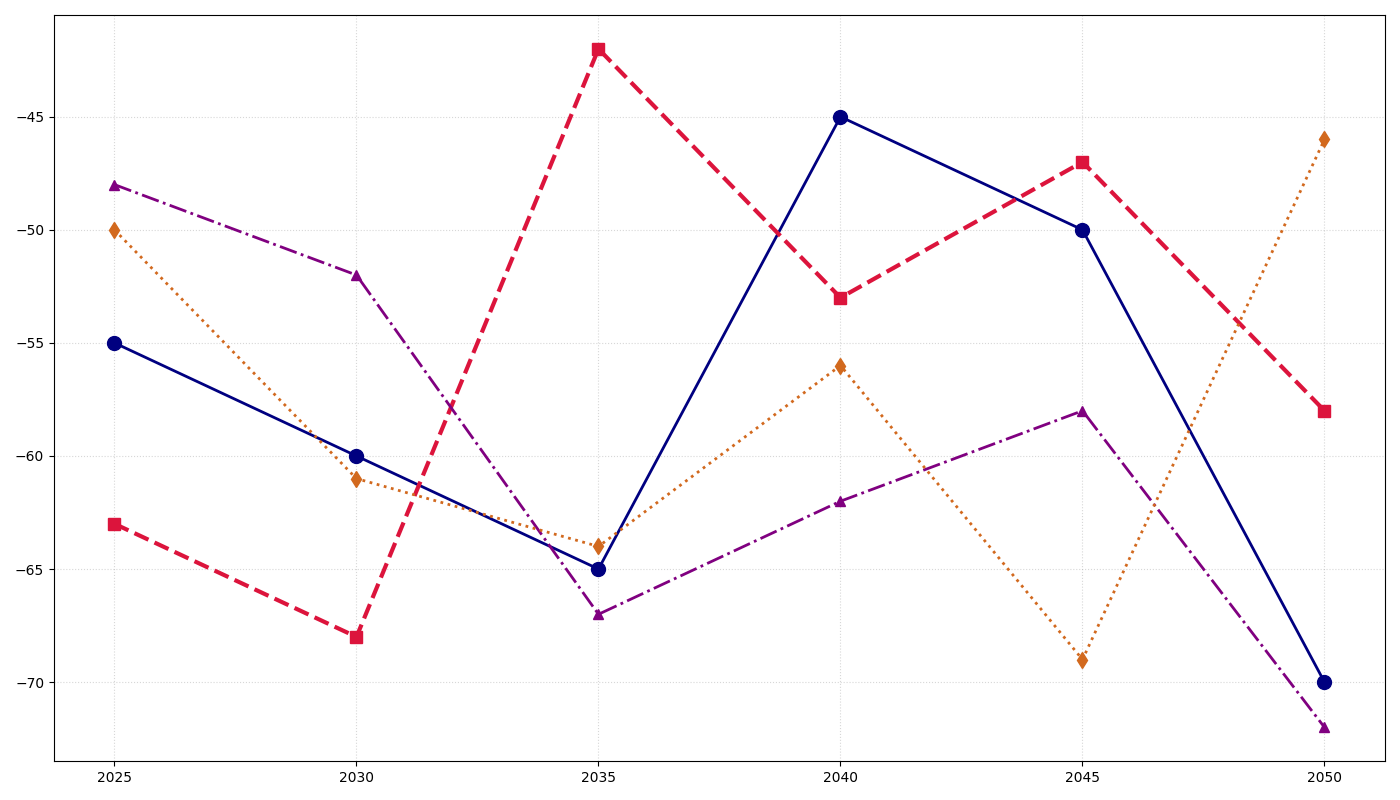

This chart was generated by the following Python code:
import matplotlib.pyplot as plt
import numpy as np

years = np.array([2025, 2030, 2035, 2040, 2045, 2050])
# Shuffle within the data groups while preserving dimension and structure
colony_A_shuffled = np.array([-55, -60, -65, -45, -50, -70])
colony_B_shuffled = np.array([-63, -68, -42, -53, -47, -58])
colony_C_shuffled = np.array([-48, -52, -67, -62, -58, -72])
colony_D_shuffled = np.array([-50, -61, -64, -56, -69, -46])

fig, ax = plt.subplots(figsize=(14, 8))

ax.plot(years, colony_A_shuffled, color='navy', marker='o', linestyle='-', linewidth=2, markersize=10)
ax.plot(years, colony_B_shuffled, color='crimson', marker='s', linestyle='--', linewidth=3, markersize=9)
ax.plot(years, colony_C_shuffled, color='purple', marker='^', linestyle='-.', linewidth=2, markersize=7)
ax.plot(years, colony_D_shuffled, color='chocolate', marker='d', linestyle=':', linewidth=2, markersize=8)

ax.grid(True, linestyle=':', alpha=0.5)

plt.tight_layout()
plt.show()
